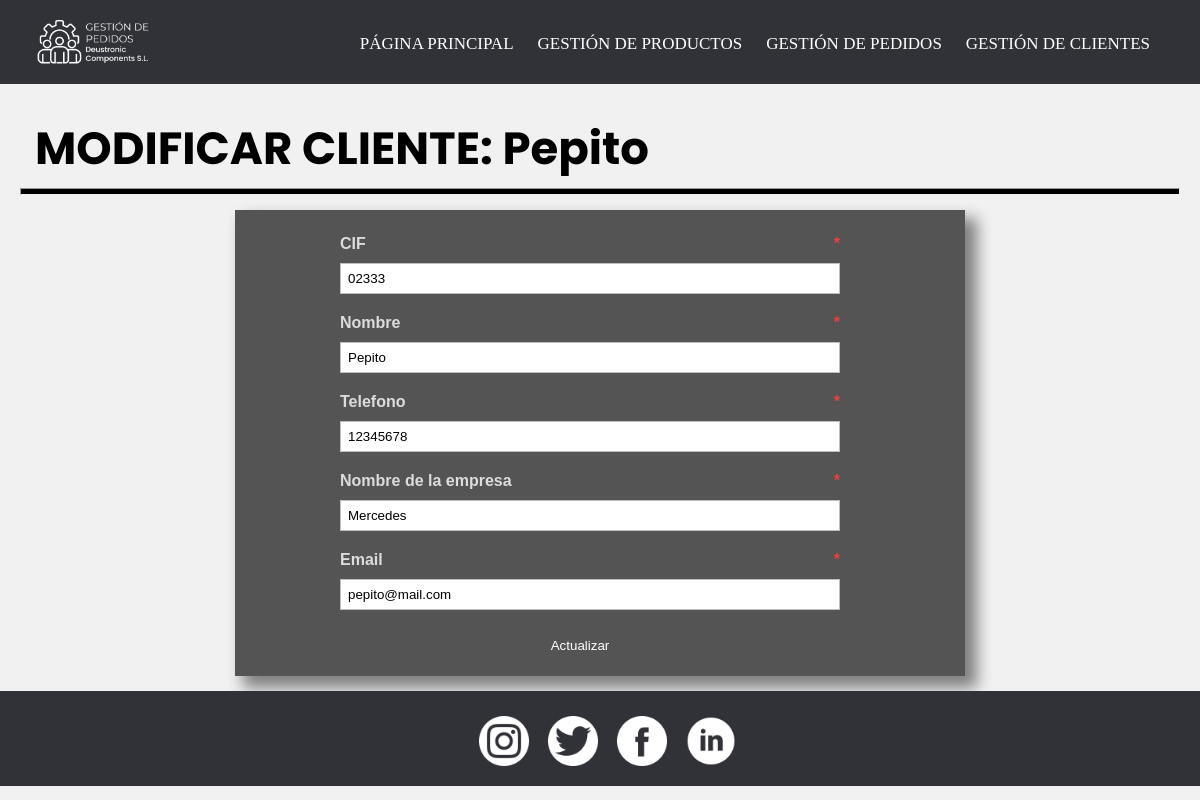
/gestionDePedidos/modificarCliente/1/, run on an earlier commit of the app's database.
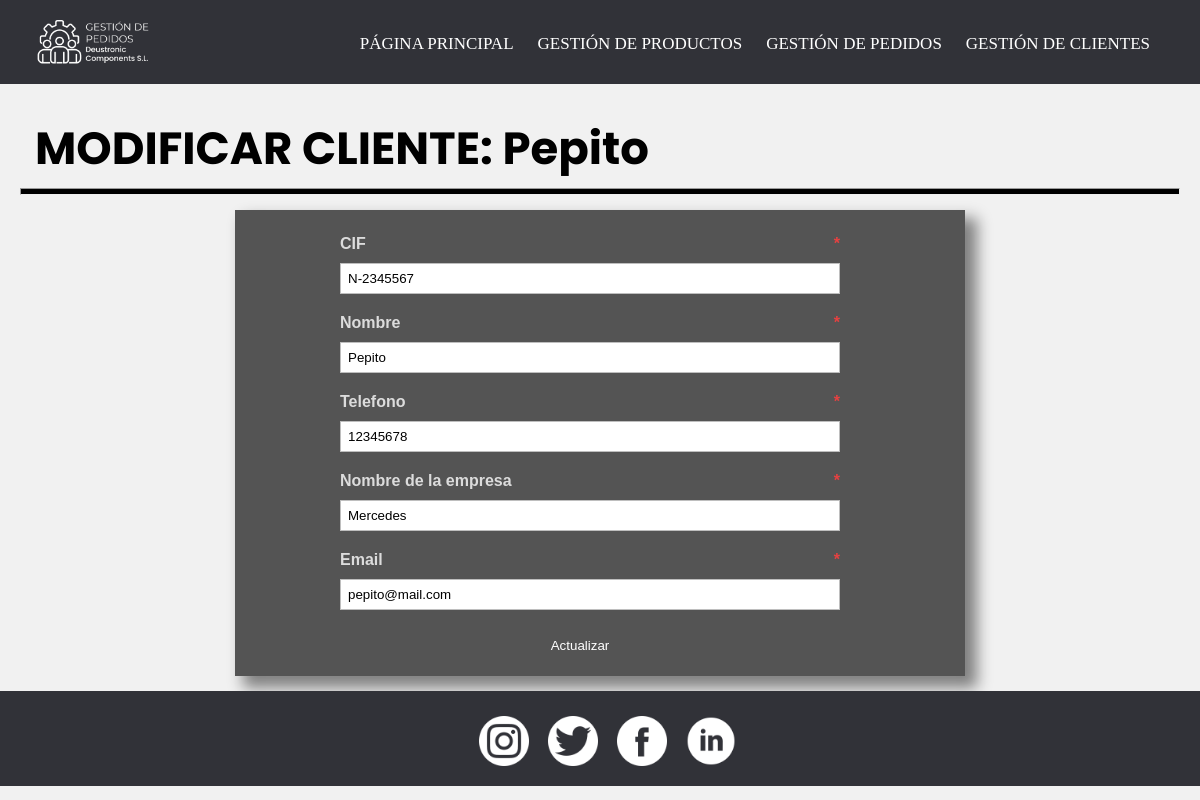
And on a later commit of the database.
### appGestionDePedidos/models.py (models this page shows, shortened)
class Cliente(models.Model):
    cif = models.CharField(max_length=10)
    nombre = models.CharField(max_length=50)
    telefono = models.CharField(max_length=9)
    nombreEmpresa = models.CharField(max_length=50)
    email = models.EmailField(max_length=50)

### appGestionDePedidos/views.py (the view)
# urls.py: path('modificarCliente/<int:pk>/', ModificarCliente.as_view(), name = 'modificarCliente'),
class ModificarCliente(UpdateView):
        model = Cliente
        template_name = 'modificarCliente.html'
        success_url = reverse_lazy('pagPrincipal')
        fields = {
                "cif",
                "nombre",
                "telefono",
                "nombreEmpresa",
                "email"
        }

### appGestionDePedidos/templates/modificarCliente.html (shortened to what this page needs)
{% extends "base.html" %}
{% load static %}
{% block content %}
    <header>
        <h2 class="pagSecundarias">MODIFICAR CLIENTE: {{ cliente.nombre }}</h2>
        <hr>
    </header>
    <form method="POST" action=".">
        <ul class="formularios">
            <li>
                <label for="id_cif">CIF <span class="required">*</span></label>
                {{ form.cif }}
            </li>
            <li>
                <label for="id_nombre">Nombre<span class="required">*</span></label>
                {{ form.nombre }}
            </li>
            <li>
                <label for="id_telefono">Telefono <span class="required">*</span></label>
                {{ form.telefono }}
            </li>
            <li>
                <label for="id_nombreEmpresa">Nombre de la empresa <span class="required">*</span></label>
                {{ form.nombreEmpresa }}
            </li>
            <li>
                <label for="id_email">Email <span class="required">*</span></label>
                {{ form.email }}
            </li>
        </ul>
        <input type="submit" value="Actualizar">
    </form>
{% endblock %}

What changed in the data, as far as the page shows it:
changed Cliente "Pepito": cif "02333" → "N-2345567"
